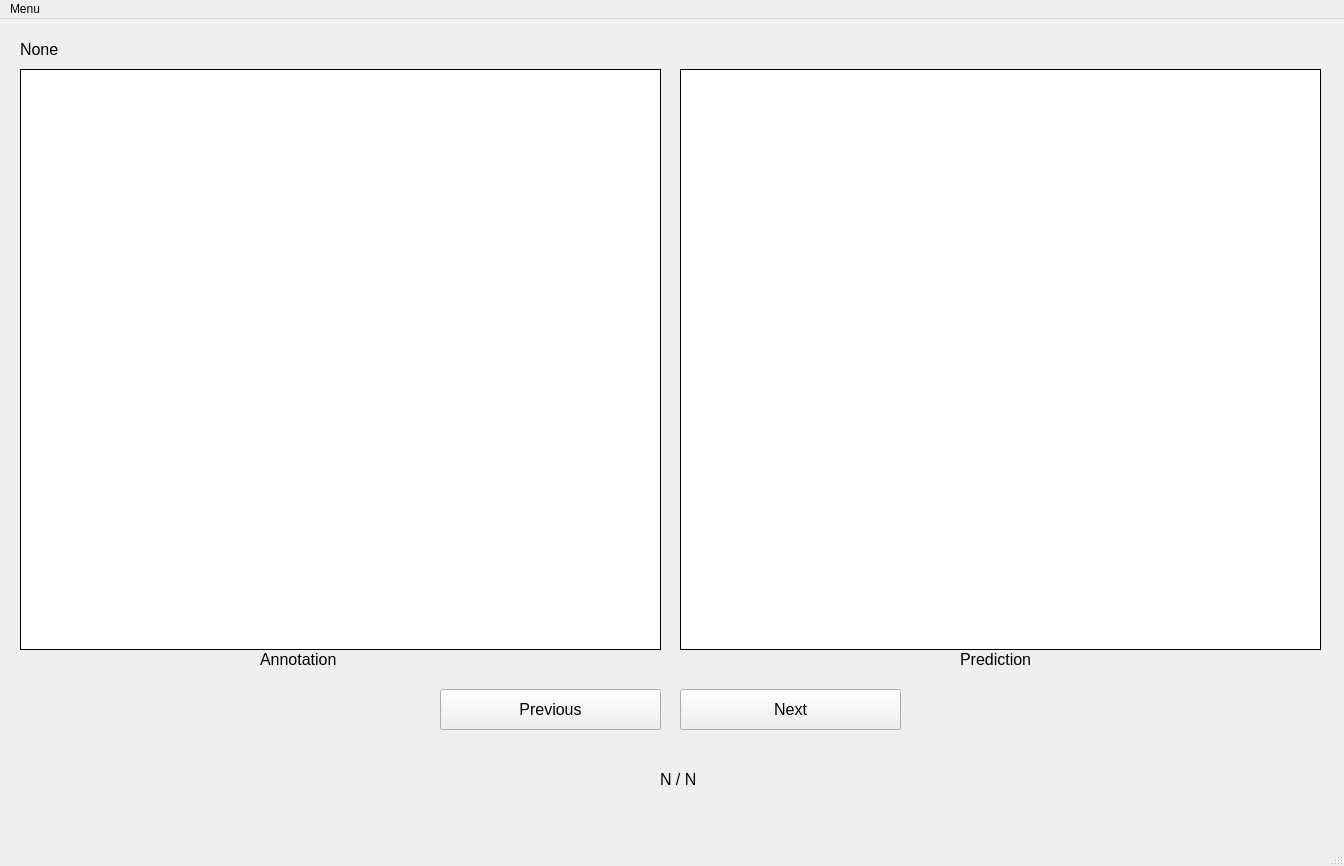
<?xml version="1.0" encoding="UTF-8"?>
<ui version="4.0">
 <class>MainWindow</class>
 <widget class="QMainWindow" name="MainWindow">
  <property name="geometry">
   <rect>
    <x>0</x>
    <y>0</y>
    <width>1344</width>
    <height>866</height>
   </rect>
  </property>
  <property name="minimumSize">
   <size>
    <width>1344</width>
    <height>866</height>
   </size>
  </property>
  <property name="maximumSize">
   <size>
    <width>1344</width>
    <height>866</height>
   </size>
  </property>
  <property name="windowTitle">
   <string>Key Point Prediction</string>
  </property>
  <widget class="QWidget" name="centralwidget">
   <widget class="QPushButton" name="prevButton">
    <property name="geometry">
     <rect>
      <x>440</x>
      <y>670</y>
      <width>221</width>
      <height>41</height>
     </rect>
    </property>
    <property name="font">
     <font>
      <pointsize>12</pointsize>
     </font>
    </property>
    <property name="text">
     <string>Previous</string>
    </property>
   </widget>
   <widget class="QPushButton" name="nextButton">
    <property name="geometry">
     <rect>
      <x>680</x>
      <y>670</y>
      <width>221</width>
      <height>41</height>
     </rect>
    </property>
    <property name="font">
     <font>
      <pointsize>12</pointsize>
     </font>
    </property>
    <property name="text">
     <string>Next</string>
    </property>
   </widget>
   <widget class="QLabel" name="nameLabel">
    <property name="geometry">
     <rect>
      <x>20</x>
      <y>20</y>
      <width>71</width>
      <height>21</height>
     </rect>
    </property>
    <property name="font">
     <font>
      <pointsize>12</pointsize>
     </font>
    </property>
    <property name="text">
     <string>None</string>
    </property>
   </widget>
   <widget class="QLabel" name="countLabel">
    <property name="geometry">
     <rect>
      <x>660</x>
      <y>750</y>
      <width>91</width>
      <height>21</height>
     </rect>
    </property>
    <property name="font">
     <font>
      <pointsize>12</pointsize>
     </font>
    </property>
    <property name="text">
     <string>N / N</string>
    </property>
   </widget>
   <widget class="QLabel" name="annoView">
    <property name="enabled">
     <bool>true</bool>
    </property>
    <property name="geometry">
     <rect>
      <x>20</x>
      <y>50</y>
      <width>641</width>
      <height>581</height>
     </rect>
    </property>
    <property name="styleSheet">
     <string notr="true">background-color: rgb(255, 255, 255);
border: 1px solid black;</string>
    </property>
    <property name="frameShadow">
     <enum>QFrame::Plain</enum>
    </property>
    <property name="lineWidth">
     <number>1</number>
    </property>
    <property name="text">
     <string/>
    </property>
   </widget>
   <widget class="QLabel" name="label_2">
    <property name="geometry">
     <rect>
      <x>260</x>
      <y>630</y>
      <width>81</width>
      <height>21</height>
     </rect>
    </property>
    <property name="font">
     <font>
      <pointsize>12</pointsize>
     </font>
    </property>
    <property name="text">
     <string>Annotation</string>
    </property>
   </widget>
   <widget class="QLabel" name="label_3">
    <property name="geometry">
     <rect>
      <x>960</x>
      <y>630</y>
      <width>81</width>
      <height>21</height>
     </rect>
    </property>
    <property name="font">
     <font>
      <pointsize>12</pointsize>
     </font>
    </property>
    <property name="text">
     <string>Prediction</string>
    </property>
   </widget>
   <widget class="QLabel" name="predView">
    <property name="enabled">
     <bool>true</bool>
    </property>
    <property name="geometry">
     <rect>
      <x>680</x>
      <y>50</y>
      <width>641</width>
      <height>581</height>
     </rect>
    </property>
    <property name="styleSheet">
     <string notr="true">background-color: rgb(255, 255, 255);
border: 1px solid black;</string>
    </property>
    <property name="frameShadow">
     <enum>QFrame::Plain</enum>
    </property>
    <property name="lineWidth">
     <number>1</number>
    </property>
    <property name="text">
     <string/>
    </property>
   </widget>
  </widget>
  <widget class="QMenuBar" name="menubar">
   <property name="geometry">
    <rect>
     <x>0</x>
     <y>0</y>
     <width>1344</width>
     <height>21</height>
    </rect>
   </property>
   <widget class="QMenu" name="menuMenu">
    <property name="title">
     <string>Menu</string>
    </property>
    <addaction name="actionOpen_Image_Folder"/>
    <addaction name="actionOpen_Video_Folder"/>
    <addaction name="actionExit"/>
   </widget>
   <addaction name="menuMenu"/>
  </widget>
  <widget class="QStatusBar" name="statusbar"/>
  <action name="actionOpen_Image_Folder">
   <property name="text">
    <string>Open Image Folder</string>
   </property>
   <property name="font">
    <font>
     <pointsize>8</pointsize>
    </font>
   </property>
  </action>
  <action name="actionOpen_Video_Folder">
   <property name="text">
    <string>Open Video Folder</string>
   </property>
  </action>
  <action name="actionExit">
   <property name="text">
    <string>Exit</string>
   </property>
  </action>
 </widget>
 <resources/>
 <connections/>
</ui>
